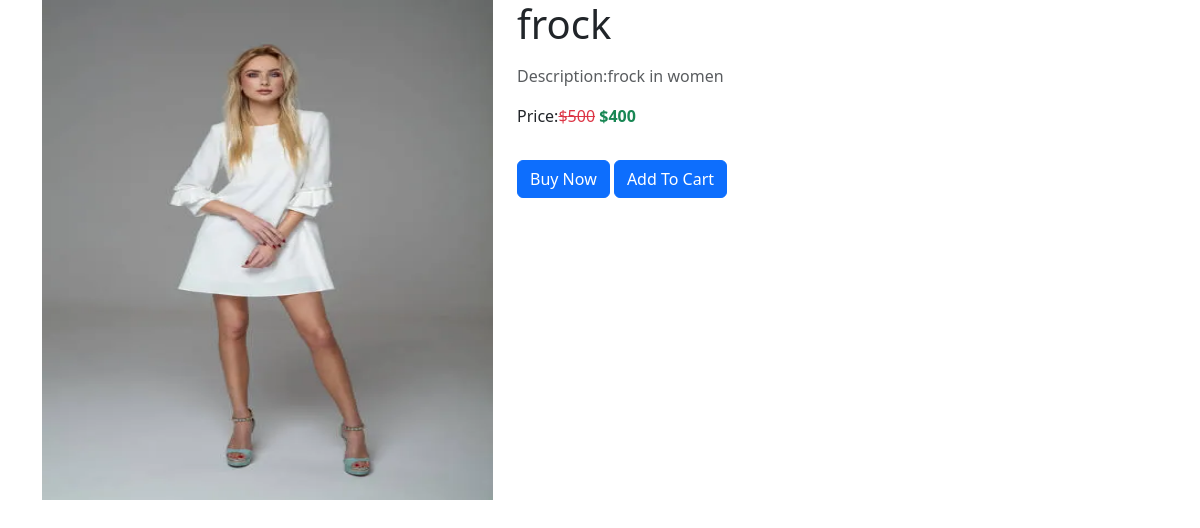
Page /view_product/1 on the committed database.
### app/models.py (models this page shows)
class Product(models.Model):
    pid=models.TextField()
    name=models.TextField()
    dis=models.TextField()
    price=models.IntegerField()
    offer_price=models.IntegerField()
    stock=models.IntegerField()
    img=models.FileField()

### app/views.py (the view)
# urls.py: path('view_product/<pid>',views.view_product),
def view_product(req,pid):
    data=Product.objects.get(pk=pid)
    return render(req,'user/view_pro.html',{'product':data})

### templates/user/view_pro.html (shortened to what this page needs)
<!DOCTYPE html>
<html lang="en">
<head>
    <link href="https://cdn.jsdelivr.net/npm/bootstrap@5.3.3/dist/css/bootstrap.min.css" rel="stylesheet">
</head>
<body>
    <div class="container">
        <div class="row">
            <div class="col-lg-5">
                <img src="{{product.img.url}}" style="width: 100%; height: 500px;" alt="">
            </div>
            <div class="col-lg-7">
                <h1 class="mb-3">{{ product.name }}</h1>
                <p class="text-muted">Description:<span class="fw-normal">{{product.dis}}</span></p>
                <p>Price:<del style="text-decoration: line-through;" class="text-danger">${{product.price}}</del>
                    <span class="text-success fw-bold">${{ product.offer_price }}</span>
                </p>
                <a href="../pro_buy/{{product.pk}}" class="btn btn-primary mt-3">Buy Now</a>
                <a href="../add_to_cart/{{product.pk}}" class="btn btn-primary mt-3">Add To Cart</a>
            </div>
        </div>
    </div>
</body>
</html>

### rows in the picture
Product: img (picture), dis "frock in women", price "500", offer_price "400"
